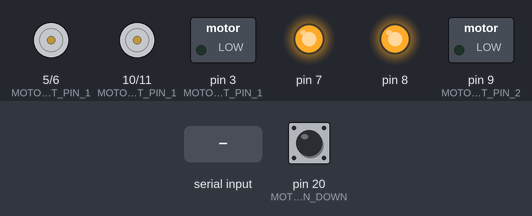
Recording of a sketch running on a simulated Arduino Mega 2560, built with avr-gcc and run on an emulated ATmega2560. Parts: motor-driver pin pairs drawn as motors (green arrow = first pin HIGH = forward, orange = second pin HIGH = backward, longer = more drive), switched loads named in the sketch (green lamp = pin HIGH), output pins drawn as LEDs (lit = HIGH). Inputs (shaded band) come from the test bench; at power-on: pin 20 (MOTOR_BUT_PIN_DOWN) HIGH.

Above: at 1.2 s.
1.3 s: "1" received over the second serial link
At 1.42 s:
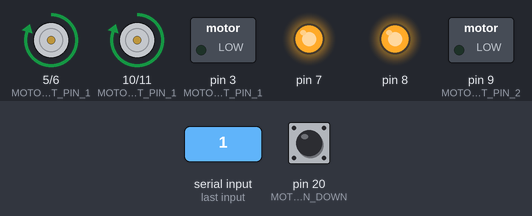
3.0 s: "2" received over the second serial link
At 3.12 s:
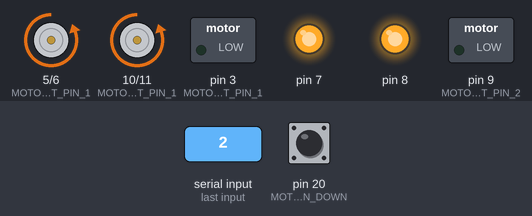
Timing chart, 0 to 6.0 s (numbered marks = the images above; inputs shaded):
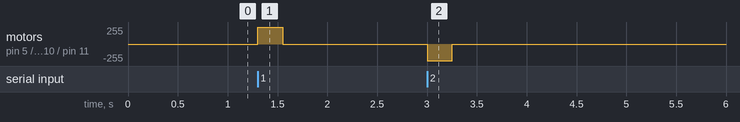

Measured:
- after the input at 1.3 s, motor on pin 5 (MOTOR_RIGHT_PIN_1) / pin 6 (MOTOR_RIGHT_PIN_2), motor on pin 10 (MOTOR_LEFT_PIN_1) / pin 11 (MOTOR_LEFT_PIN_2): stopped → forward 254/255 at once, → stopped 0.25 s later
- after the input at 3.0 s, motor on pin 5 (MOTOR_RIGHT_PIN_1) / pin 6 (MOTOR_RIGHT_PIN_2), motor on pin 10 (MOTOR_LEFT_PIN_1) / pin 11 (MOTOR_LEFT_PIN_2): stopped → backward 254/255 at once, → stopped 0.25 s later

The sketch:

lift_platform.ino
```cpp
// Моторы движения платформы
#define MOTOR_LEFT_PIN_1       10
#define MOTOR_LEFT_PIN_2       11
#define MOTOR_RIGHT_PIN_1      5
#define MOTOR_RIGHT_PIN_2      6

// Мотор подъемника
#define MOTOR_LIFT_PIN_1       3
#define MOTOR_LIFT_PIN_2       9

// Концевик нижнего положения платформы
#define MOTOR_BUT_PIN_DOWN     20

// Время подъема платформы (ограничение)
#define TIME_UP_FOR_MOTOR_MS   15000
// Время до отключения моторов платформы (для управления движением платформы)
#define TIME_MOTOR_MOVE_MS     250
// Значение ШИМ подаваемое на драйверы моторов
#define MOTOR_VALUE            254

// Названия команд для консоли
#define MOVE_FRONT                     '1'
#define MOVE_REAR                      '2'
#define MOVE_LEFT                      '3'
#define MOVE_RIGHT                     '4'
#define MOVE_STOP                      '0'

#define MOVE_LIFT_UP                   '5'
#define MOVE_LIFT_DOWN                 '6'
#define MOVE_LIFT_STOP                 '7'

// Состояние подъеминка
volatile bool down = false;
volatile bool up = false;
// Состояние нажатия команды поднять платформу вверх
bool push_up = false;
// Время нажатия на кнопку для ограничении подъема по времени
long time_last;
// Состояние команды подъемника
int state_lift = MOVE_LIFT_STOP;

void setup()
{
  // Подключаем второй последовательный порт (управление через блютус)
  Serial2.begin(9600);

  // Инициализация выводов на драйверы моторов
  pinMode (MOTOR_RIGHT_PIN_1, OUTPUT);
  pinMode (MOTOR_RIGHT_PIN_2, OUTPUT);
  pinMode (MOTOR_LEFT_PIN_1, OUTPUT);
  pinMode (MOTOR_LEFT_PIN_2, OUTPUT);
  pinMode (MOTOR_LIFT_PIN_1, OUTPUT);
  pinMode (MOTOR_LIFT_PIN_2, OUTPUT);

  // Инициализация выводов на питание для драйверов (!!осторожно костыль!!)
  pinMode(7, OUTPUT);
  pinMode(8, OUTPUT);
  digitalWrite(7, HIGH);
  digitalWrite(8, HIGH);

  // Инициализация концевика нижнего положения подъемника и проверка его текущего состояния, затем инициализация прерываний
  pinMode (MOTOR_BUT_PIN_DOWN, INPUT_PULLUP);
  if(!digitalRead(MOTOR_BUT_PIN_DOWN))
  {
    butLiftDown();
  }
  attachInterrupt(digitalPinToInterrupt(MOTOR_BUT_PIN_DOWN), butLiftDown, FALLING);
}


void loop()
{
  // Проверяем, поступают ли какие-то команды
  if (Serial2.available())
  {
    // Проверяем какая команда поступила
    switch (Serial2.read())
    {
      // Выполняем действия с номером поступившей командой
      case MOVE_FRONT:
        motor(MOTOR_LEFT_PIN_1, MOTOR_LEFT_PIN_2, MOTOR_VALUE);
        motor(MOTOR_RIGHT_PIN_1, MOTOR_RIGHT_PIN_2, MOTOR_VALUE);
        stop_motors();
        break;
      case MOVE_REAR:
        motor(MOTOR_LEFT_PIN_1, MOTOR_LEFT_PIN_2, -MOTOR_VALUE);
        motor(MOTOR_RIGHT_PIN_1, MOTOR_RIGHT_PIN_2, -MOTOR_VALUE);
        stop_motors();
        break;
      case MOVE_RIGHT:
        motor(MOTOR_LEFT_PIN_1, MOTOR_LEFT_PIN_2, -MOTOR_VALUE);
        motor(MOTOR_RIGHT_PIN_1, MOTOR_RIGHT_PIN_2, MOTOR_VALUE);
        stop_motors();
        break;
      case MOVE_LEFT:
        motor(MOTOR_LEFT_PIN_1, MOTOR_LEFT_PIN_2, MOTOR_VALUE);
        motor(MOTOR_RIGHT_PIN_1, MOTOR_RIGHT_PIN_2, -MOTOR_VALUE);
        stop_motors();
        break;
      case MOVE_STOP:
        motor(MOTOR_LEFT_PIN_1, MOTOR_LEFT_PIN_2, 0);
        motor(MOTOR_RIGHT_PIN_1, MOTOR_RIGHT_PIN_2, 0);
        break;
      case MOVE_LIFT_UP:
        state_lift = MOVE_LIFT_UP;
        if(!push_up)
        {
          push_up = true;
          time_last = millis();
        }
        break;
      case MOVE_LIFT_DOWN:
        state_lift = MOVE_LIFT_DOWN;
        break;
      case MOVE_LIFT_STOP:
        motor(MOTOR_LIFT_PIN_1, MOTOR_LIFT_PIN_2, 0);
        break;
    }
  }
  // Управление подъемником
  move_lift();
}

// Функция остановки моторов после задержки
void stop_motors()
{
   delay(TIME_MOTOR_MOVE_MS);
   motor(MOTOR_LEFT_PIN_1, MOTOR_LEFT_PIN_2, 0);
   motor(MOTOR_RIGHT_PIN_1, MOTOR_RIGHT_PIN_2, 0);
}

// Функция управления мотором подъемника
void move_lift()
{
  // Команда вверх?
  if (state_lift == MOVE_LIFT_UP)
  {
    // Не верхнее положение платформы?
    if (!up)
    {
      // Время от нажатия кнопки меньше ограничения и состояние кнопки (команды вверх) действует?
      if (millis() - time_last <= TIME_UP_FOR_MOTOR_MS && push_up)
      {
        // Поднимаем платформу и сбрасываем состояние нижнего положения платформы
        motor(MOTOR_LIFT_PIN_1, MOTOR_LIFT_PIN_2, MOTOR_VALUE);
        down = false;
      }
      else
      {
        // фиксируем состояние подъемника в верхнем положении
        up = true;
      }
    }
    else
    {
      // Останавливаем подъемник, фиксируем его состояние и сбрасываем состояние нажания кнопки подъемника вверх
      motor(MOTOR_LIFT_PIN_1, MOTOR_LIFT_PIN_2, 0);
      state_lift = MOVE_LIFT_STOP;
      push_up = false;
    }
  }
  else
  {
    // Команда вниз?
    if (state_lift == MOVE_LIFT_DOWN)
    {
      // Не нижнее положение платформы?
      if (!down)
      {
        // Опускаем подъемник
        motor(MOTOR_LIFT_PIN_1, MOTOR_LIFT_PIN_2, -MOTOR_VALUE);
      }
      else
      {
        // Останавливаем подъемник, фиксируем его состояние и сбрасываем состояние подъемника
        motor(MOTOR_LIFT_PIN_1, MOTOR_LIFT_PIN_2, 0);
        state_lift = MOVE_LIFT_STOP;
        up = false;
      }
    }
  }
}

// Функция (обработчик прерываний) состояний концевика нижнего положения платформы
void butLiftDown()
{
  down = true;
}

// Функция управления моторами (Драйвер L298N)
void motor(int pin_1, int pin_2, int value)
{
  if (value == 0)
  {
    analogWrite (pin_1, 0);
    analogWrite (pin_2, 0);
  }
  if (value > 0)
  {
    analogWrite (pin_1, abs(value));
    analogWrite (pin_2, 0);
  }
  if (value < 0)
  {
    analogWrite (pin_1, 0);
    analogWrite (pin_2, abs(value));
  }
}
```
